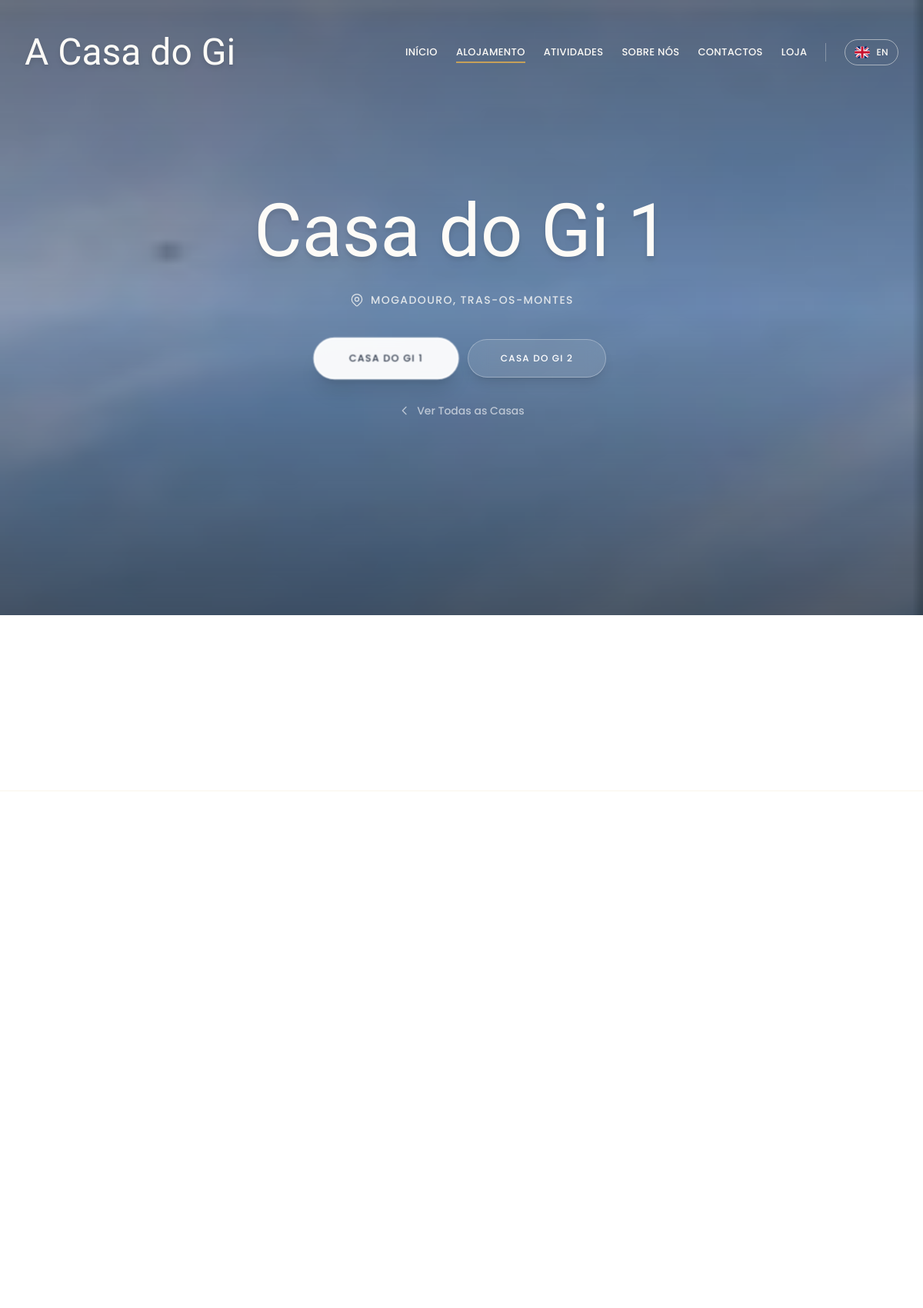
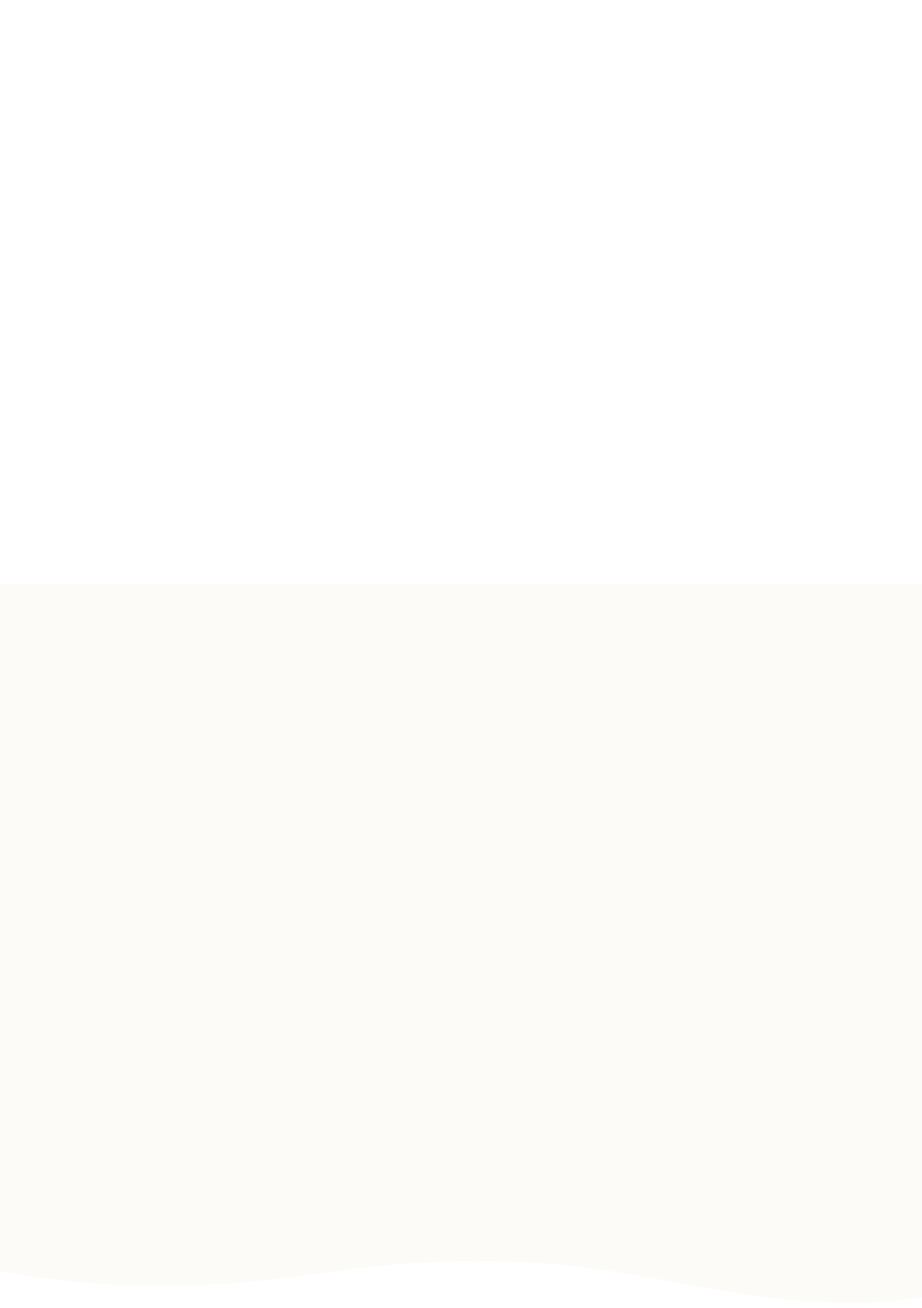
The app's page /alojamento/index.php?casa=1 (upper part) with its own data (2 pictures, top to bottom).
### tables this page shows
CREATE TABLE `accommodation` (
  `id` int(10) unsigned NOT NULL AUTO_INCREMENT,
  `slug` varchar(100) NOT NULL DEFAULT 'casa-do-gi',
  `max_guests` int(10) unsigned DEFAULT 6,
  `bedrooms` int(10) unsigned DEFAULT 3,
  `bathrooms` int(10) unsigned DEFAULT 2,
  `area_sqm` decimal(6,2) DEFAULT 100.00,
  `floor_number` int(11) DEFAULT 1,
  `has_elevator` tinyint(1) DEFAULT 0,
  `check_in_time` time DEFAULT '16:00:00',
  `check_out_time` time DEFAULT '11:00:00',
  `latitude` decimal(10,8) DEFAULT NULL,
  `longitude` decimal(11,8) DEFAULT NULL,
  `license_number` varchar(50) DEFAULT '146729/AL',
  `created_at` timestamp NOT NULL DEFAULT current_timestamp(),
  `updated_at` timestamp NOT NULL DEFAULT current_timestamp() ON UPDATE current_timestamp(),
  `is_active` tinyint(1) DEFAULT 1,
  `rating` decimal(2,1) DEFAULT NULL COMMENT 'Average rating (e.g., 4.3)',
  `reviews_count` int(10) unsigned DEFAULT 0 COMMENT 'Total number of reviews',
  `city` varchar(100) DEFAULT 'Mogadouro' COMMENT 'City name',
  `region` varchar(100) DEFAULT 'Trás-os-Montes' COMMENT 'Region name',
  `country` varchar(100) DEFAULT 'Portugal' COMMENT 'Country name',
  `host_type` enum('professional','superhost','standard') DEFAULT 'standard' COMMENT 'Host type badge',
  `checkin_type` enum('self_checkin','meet_host','key_lockbox','smart_lock') DEFAULT 'self_checkin' COMMENT 'Check-in method',
  `checkin_instructions` text DEFAULT NULL COMMENT 'Check-in instructions (internal)',
  `towels_linens_included` tinyint(1) DEFAULT 1 COMMENT 'Towels and linens provided',
  `min_nights` int(10) unsigned DEFAULT 1 COMMENT 'Minimum nights stay',
  `instant_booking` tinyint(1) DEFAULT 0 COMMENT 'Instant booking available',
  `accommodation_number` int(10) unsigned DEFAULT 1 COMMENT 'Casa 1 or Casa 2',
  `guestready_url` varchar(500) DEFAULT NULL COMMENT 'GuestReady booking URL',
  `booking_url` varchar(500) DEFAULT NULL COMMENT 'Booking.com URL',
  `airbnb_url` varchar(500) DEFAULT NULL COMMENT 'Airbnb URL',
  `hero_image` varchar(500) DEFAULT NULL COMMENT 'Hero image for this accommodation',
  `cover_image` varchar(500) DEFAULT NULL COMMENT 'Cover image for selection cards on main page',
  PRIMARY KEY (`id`),
  UNIQUE KEY `unique_accommodation_number` (`accommodation_number`)
);

### alojamento/index.php (the view, shortened to what the rows shown need)
<?php
require_once dirname(__DIR__) . '/includes/init.php';
$db = Database::getInstance();
$casaParam = $_GET['casa'] ?? null;
$showMainPage = ($casaParam === null);
$selectedAccommodationNumber = null;
if ($casaParam !== null) {
    $selectedAccommodationNumber = (int)$casaParam;
}
if ($selectedAccommodationNumber) {
    $accommodation = $db->fetch(
        "SELECT * FROM accommodation WHERE accommodation_number = ? AND is_active = 1",
        [$selectedAccommodationNumber]
    );
} else {
    $accommodation = $db->fetch("SELECT * FROM accommodation WHERE is_active = 1 LIMIT 1");
}
$mainPageHero = $db->fetch("SELECT * FROM page_heroes WHERE page_key = 'accommodation_main'");
$allAccommodations = $db->fetchAll("SELECT * FROM accommodation WHERE is_active = 1 ORDER BY accommodation_number");
function getAccommodationImageUrl($imagePath, $default = '') {
    return asset($imagePath);
}
include INCLUDES_PATH . '/header.php';
?>
<?php if ($showMainPage): ?>
<?php
$mainHeroMedia = $mainPageHero ? $db->fetch("SELECT * FROM media WHERE entity_type = 'hero' AND entity_id = ? AND is_cover = 1", [$mainPageHero['id']]) : null;
$mainHeroImage = $mainHeroMedia['file_path'] ?? 'images/MogadouroAlojamento.webp';
$mainHeroUrl = $mainHeroImage[0] === '/' ? basePath() . $mainHeroImage : asset($mainHeroImage);
$mainHeroOverlay = $mainPageHero['hero_overlay_opacity'] ?? 0.40;
?>
<section class="relative h-screen flex items-center bg-primary overflow-hidden">
    <div class="absolute inset-0">
        <div class="absolute inset-0 bg-cover bg-center bg-no-repeat bg-fixed"
             style="background-image: url('<?= $mainHeroUrl ?>');">
        </div>
        <div class="absolute inset-0 bg-black" style="opacity: <?= $mainHeroOverlay ?>"></div>
        <div class="absolute inset-0 bg-gradient-to-b from-transparent via-transparent to-black/40"></div>
    </div>
    <div class="relative w-full max-w-7xl mx-auto px-4 sm:px-6 lg:px-8 text-center z-10">
        <span class="inline-block text-white/80 text-lg font-medium tracking-[0.2em] uppercase mb-4 animate-on-scroll" data-animation="fade-up">
            <?= content('accommodation_hero_tagline') ?>
        </span>
        <h1 class="font-cursive text-6xl md:text-7xl lg:text-8xl text-cream mb-6 drop-shadow-xl animate-on-scroll" data-animation="fade-up" data-delay="100">
            <?= content('accommodation_hero_title') ?>
        </h1>
        <p class="text-xl md:text-2xl text-cream/90 max-w-2xl mx-auto font-light leading-relaxed animate-on-scroll" data-animation="fade-up" data-delay="200">
            <?= content('accommodation_hero_subtitle') ?>
        </p>
    </div>
</section>
<section class="pt-24 pb-0 bg-white relative overflow-hidden" id="choose-casa">
    <div class="max-w-7xl mx-auto px-4 sm:px-6 lg:px-8">
        <div class="text-center mb-16 animate-on-scroll" data-animation="fade-up">
            <span class="text-accent text-sm font-bold tracking-[0.2em] uppercase mb-4 block"><?= content('accommodation_section_subtitle') ?></span>
            <h2 class="font-serif text-3xl md:text-5xl text-primary mb-6"><?= content('accommodation_section_title') ?></h2>
            <p class="text-charcoal/70 text-lg max-w-2xl mx-auto">
                <?= content('accommodation_intro') ?>
            </p>
        </div>
        <div class="grid md:grid-cols-2 gap-8 lg:gap-12">
            <?php foreach ($allAccommodations as $idx => $casa):
                $coverImage = $casa['cover_image'] ?? ($casa['accommodation_number'] == 1 ? 'images/IgrejaMatriz.webp' : 'images/Castelo.webp');
                $coverUrl = getAccommodationImageUrl($coverImage, asset($casa['accommodation_number'] == 1 ? 'images/IgrejaMatriz.webp' : 'images/Castelo.webp'));
            ?>
            <a href="?casa=<?= $casa['accommodation_number'] ?>" class="group relative bg-white rounded-3xl shadow-lg hover:shadow-2xl transition-all duration-500 overflow-hidden animate-on-scroll" data-delay="<?= ($idx + 1) * 100 ?>">
                <div class="absolute inset-0 bg-cover bg-center transition-transform duration-700 group-hover:scale-110" style="background-image: url('<?= $coverUrl ?>');"></div>
                <div class="absolute inset-0 bg-gradient-to-t from-primary/90 via-primary/40 to-transparent group-hover:from-primary/95 transition-all duration-300"></div>
                <div class="relative h-[500px] flex flex-col justify-end p-8 text-white">
                    <div class="transform transition-transform duration-500 translate-y-4 group-hover:translate-y-0">
                        <span class="text-accent text-xs font-bold tracking-widest uppercase mb-3 block">Alojamento</span>
                        <h3 class="font-cursive text-5xl md:text-6xl mb-4 drop-shadow-lg">Casa do Gi <?= $casa['accommodation_number'] ?></h3>
                        <p class="text-white/80 mb-6 opacity-0 group-hover:opacity-100 transition-opacity duration-500 delay-100">
                            <?= $casa['accommodation_number'] == 1
                                ? 'Descubra o conforto e a tradição transmontana nesta casa acolhedora, perfeita para famílias e grupos de amigos.'
                                : 'Um espaço único com vista para as paisagens transmontanas, ideal para momentos de descanso e conexão com a natureza.' ?>
                        </p>
                        <div class="flex items-center gap-6 text-sm text-white/70 mb-6">
                            <span class="flex items-center gap-2">
                                <svg class="w-5 h-5" fill="none" stroke="currentColor" viewBox="0 0 24 24"><path stroke-linecap="round" stroke-linejoin="round" stroke-width="1.5" d="M17 20h5v-2a3 3 0 00-5.356-1.857M17 20H7m10 0v-2c0-.656-.126-1.283-.356-1.857M7 20H2v-2a3 3 0 015.356-1.857M7 20v-2c0-.656.126-1.283.356-1.857m0 0a5.002 5.002 0 019.288 0M15 7a3 3 0 11-6 0 3 3 0 016 0z"/></svg>
                                <?= $casa['max_guests'] ?? 6 ?> Hóspedes
                            </span>
                            <span class="flex items-center gap-2">
                                <svg class="w-5 h-5" fill="none" stroke="currentColor" viewBox="0 0 24 24"><path stroke-linecap="round" stroke-linejoin="round" stroke-width="1.5" d="M3 12l2-2m0 0l7-7 7 7M5 10v10a1 1 0 001 1h3m10-11l2 2m-2-2v10a1 1 0 01-1 1h-3m-6 0a1 1 0 001-1v-4a1 1 0 011-1h2a1 1 0 011 1v4a1 1 0 001 1m-6 0h6"/></svg>
                                <?= $casa['bedrooms'] ?? 3 ?> Quartos
                            </span>
                        </div>
                        <span class="inline-flex items-center text-sm font-bold uppercase tracking-widest text-accent group-hover:text-white transition-colors">
                            Ver Detalhes
                            <svg class="w-5 h-5 ml-2 group-hover:translate-x-2 transition-transform" fill="none" stroke="currentColor" viewBox="0 0 24 24"><path stroke-linecap="round" stroke-linejoin="round" stroke-width="2" d="M17 8l4 4m0 0l-4 4m4-4H3"/></svg>
                        </span>
                    </div>
                </div>
            </a>
            <?php endforeach; ?>
        </div>
        <div class="mt-20 mb-16 text-center animate-on-scroll" data-animation="fade-up" data-delay="300">
            <h3 class="font-serif text-2xl text-primary mb-8"><?= content('accommodation_features_title') ?></h3>
            <div class="grid grid-cols-2 md:grid-cols-4 gap-6">
                <div class="flex flex-col items-center gap-3 p-4">
                    <div class="w-14 h-14 rounded-full bg-cream-100 flex items-center justify-center text-secondary">
                        <svg class="w-7 h-7" fill="none" stroke="currentColor" viewBox="0 0 24 24"><path stroke-linecap="round" stroke-linejoin="round" stroke-width="1.5" d="M8.111 16.404a5.5 5.5 0 017.778 0M12 20h.01m-7.08-7.071c3.904-3.905 10.236-3.905 14.141 0M1.394 9.393c5.857-5.857 15.355-5.857 21.213 0"/></svg>
                    </div>
                    <span class="text-sm font-medium text-charcoal"><?= content('accommodation_feature_1') ?></span>
                </div>
                <div class="flex flex-col items-center gap-3 p-4">
                    <div class="w-14 h-14 rounded-full bg-cream-100 flex items-center justify-center text-secondary">
                        <svg class="w-7 h-7" fill="none" stroke="currentColor" viewBox="0 0 24 24"><path stroke-linecap="round" stroke-linejoin="round" stroke-width="1.5" d="M15 7a2 2 0 012 2m4 0a6 6 0 01-7.743 5.743L11 17H9v2H7v2H4a1 1 0 01-1-1v-2.586a1 1 0 01.293-.707l5.964-5.964A6 6 0 1121 9z"/></svg>
                    </div>
                    <span class="text-sm font-medium text-charcoal"><?= content('accommodation_feature_2') ?></span>
                </div>
                <div class="flex flex-col items-center gap-3 p-4">
                    <div class="w-14 h-14 rounded-full bg-cream-100 flex items-center justify-center text-secondary">
                        <svg class="w-7 h-7" fill="none" stroke="currentColor" viewBox="0 0 24 24"><path stroke-linecap="round" stroke-linejoin="round" stroke-width="1.5" d="M5 3v4M3 5h4M6 17v4m-2-2h4m5-16l2.286 6.857L21 12l-5.714 2.143L13 21l-2.286-6.857L5 12l5.714-2.143L13 3z"/></svg>
                    </div>
                    <span class="text-sm font-medium text-charcoal"><?= content('accommodation_feature_3') ?></span>
                </div>
                <div class="flex flex-col items-center gap-3 p-4">
                    <div class="w-14 h-14 rounded-full bg-cream-100 flex items-center justify-center text-secondary">
                        <svg class="w-7 h-7" fill="none" stroke="currentColor" viewBox="0 0 24 24"><path stroke-linecap="round" stroke-linejoin="round" stroke-width="1.5" d="M17.657 16.657L13.414 20.9a1.998 1.998 0 01-2.827 0l-4.244-4.243a8 8 0 1111.314 0z"/><path stroke-linecap="round" stroke-linejoin="round" stroke-width="1.5" d="M15 11a3 3 0 11-6 0 3 3 0 016 0z"/></svg>
                    </div>
                    <span class="text-sm font-medium text-charcoal"><?= content('accommodation_feature_4') ?></span>
                </div>
            </div>
        </div>
    </div>
</section>
<?php else: ?>
<?php
$casaHeroImage = $accommodation['hero_image'] ?? 'images/MogadouroAlojamento.webp';
$casaHeroUrl = getAccommodationImageUrl($casaHeroImage, asset('images/MogadouroAlojamento.webp'));
?>
<section class="relative h-screen flex items-center bg-primary overflow-hidden">
    <div class="absolute inset-0">
        <div class="absolute inset-0 bg-cover bg-center bg-no-repeat bg-fixed"
             style="background-image: url('<?= $casaHeroUrl ?>');">
        </div>
        <div class="absolute inset-0 bg-gradient-to-b from-black/50 via-black/30 to-black/60"></div>
    </div>
    <div class="relative w-full max-w-7xl mx-auto px-4 sm:px-6 lg:px-8 text-center z-10">
        <h1 class="font-cursive text-6xl md:text-7xl lg:text-8xl text-cream mb-8 drop-shadow-lg animate-on-scroll" data-animation="fade-up" data-delay="100">
            Casa do Gi <?= $selectedAccommodationNumber ?>
        </h1>
        <div class="flex items-center justify-center gap-2 text-cream/80 animate-on-scroll" data-animation="fade-up" data-delay="300">
            <span class="tracking-widest uppercase text-sm font-medium"><?= e($accommodation['city'] ?? 'Mogadouro') ?>, <?= e($accommodation['region'] ?? 'Trás-os-Montes') ?></span>
        </div>
        <div class="flex flex-col md:flex-row items-center justify-center gap-4 mt-10 animate-on-scroll" data-animation="fade-up" data-delay="400">
            <a href="?casa=1"
               class="inline-flex items-center justify-center px-10 py-4 backdrop-blur-md <?= $selectedAccommodationNumber === 1 ? 'bg-white/95 text-charcoal border-2 border-white shadow-xl scale-105' : 'bg-white/10 text-white border border-white/30 hover:bg-white/20 hover:border-white/50 hover:scale-105' ?> font-medium tracking-widest uppercase text-xs rounded-full transition-all duration-300 shadow-lg hover:shadow-2xl cursor-pointer min-w-[180px]">
                Casa do Gi 1
            </a>
            <a href="?casa=2"
               class="inline-flex items-center justify-center px-10 py-4 backdrop-blur-md <?= $selectedAccommodationNumber === 2 ? 'bg-white/95 text-charcoal border-2 border-white shadow-xl scale-105' : 'bg-white/10 text-white border border-white/30 hover:bg-white/20 hover:border-white/50 hover:scale-105' ?> font-medium tracking-widest uppercase text-xs rounded-full transition-all duration-300 shadow-lg hover:shadow-2xl cursor-pointer min-w-[180px]">
                Casa do Gi 2
            </a>
        </div>
        <div class="mt-8 animate-on-scroll" data-animation="fade-up" data-delay="500">
            <a href="<?= $base ?>/alojamento/" class="inline-flex items-center gap-2 text-white/60 hover:text-white transition-colors group">
                <svg class="w-4 h-4 group-hover:-translate-x-1 transition-transform" fill="none" stroke="currentColor" viewBox="0 0 24 24"><path stroke-linecap="round" stroke-linejoin="round" stroke-width="2" d="M15 19l-7-7 7-7"/></svg>
                <span class="text-sm font-medium">Ver Todas as Casas</span>
            </a>
        </div>
    </div>
</section>
<section class="bg-white py-12 border-b border-cream-100">
    <div class="px-4">
        <div class="max-w-4xl mx-auto">
    </div>
</section>
<section class="py-20 lg:py-28 bg-white overflow-hidden">
    <div class="max-w-7xl mx-auto px-4 sm:px-6 lg:px-8">
        <div class="grid lg:grid-cols-12 gap-12 lg:gap-20">
            <div class="lg:col-span-8 space-y-16">
            </div>
            <div class="lg:col-span-4 space-y-6">
            </div>
        </div>
    </div>
</section>
<section class="py-16 pt-24 bg-cream-50 overflow-hidden" id="gallery-section">
    <div class="max-w-7xl mx-auto px-4 sm:px-6 lg:px-8">
    </div>
</section>
<section class="relative py-20 bg-white overflow-hidden">
    <div class="absolute top-0 left-0 w-full overflow-hidden leading-[0]">
    </div>
</section>
<link rel="stylesheet" href="<?= asset('vendor/leaflet/leaflet.css') ?>"/>
<?php endif; ?>
<?php include INCLUDES_PATH . '/footer.php'; ?>

### records on screen
accommodation: hero_image (picture), city "MOGADOURO", region "TRAS-OS-MONTES"

### other values on screen
$item['label'] "INÍCIO"
$item['label'] "ALOJAMENTO"
$item['label'] "ATIVIDADES"
$item['label'] "SOBRE NÓS"
$item['label'] "CONTACTOS"
$item['label'] "LOJA"
$selectedAccommodationNumber "1"
